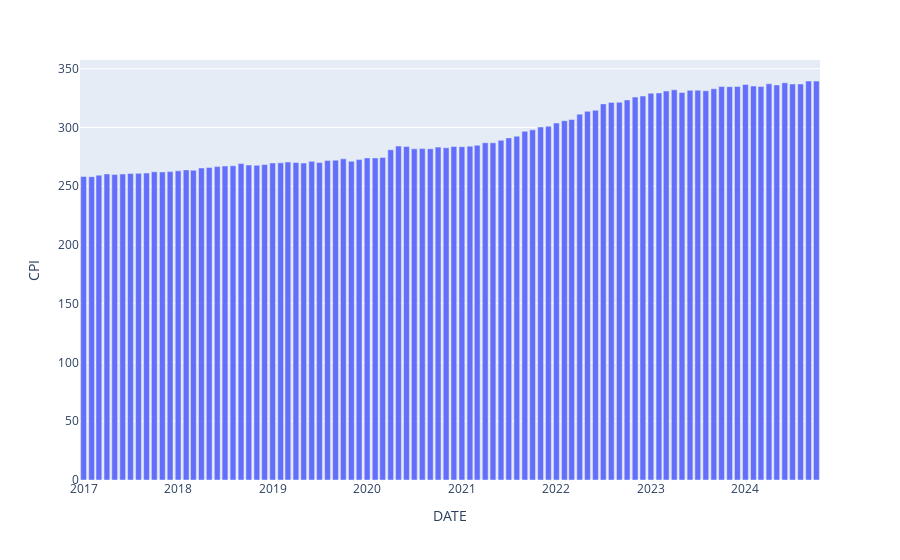

Notebook cell for this chart:
### Code cell
# I do the same fo my CPI data
fig = px.bar(consumer_price_index_2017_onwards, x='DATE', y="CPI")
fig.show()
